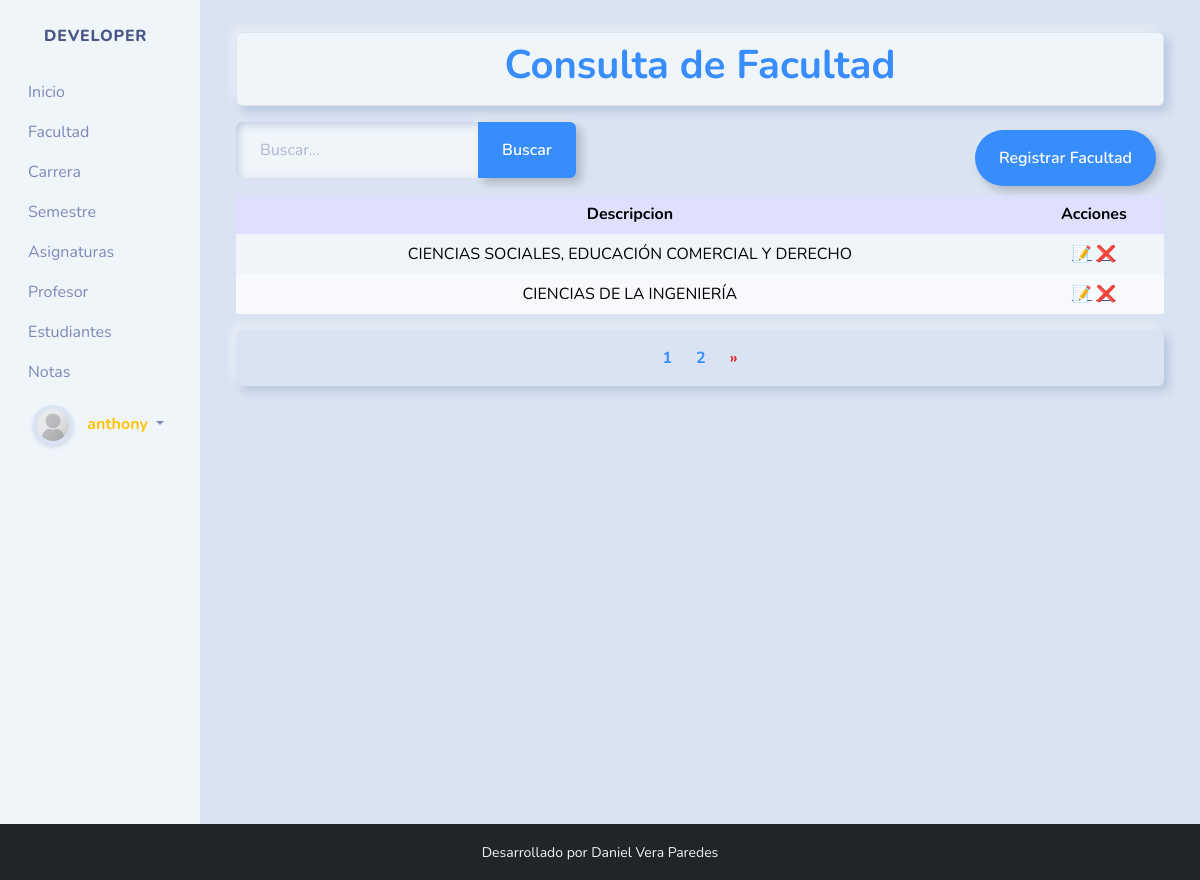
Page /facultades/ (signed in) on the committed database.
### notas/models.py (models this page shows, shortened)
class Facultad(models.Model):
    description = models.CharField('Descripcion', max_length=200)
    isactive = models.BooleanField('Estado', default=True)
    class Meta:
        verbose_name = ('Facultad')
        verbose_name_plural = ('Facultades')
        ordering = ['description']

### notas/views.py (the view)
# urls.py: path('facultades/', views.facultad,name="facultades"),
@login_required
def facultad(request):
    return model_list(request, Facultad, "Facultad", "facultades.html", ["description"])

### notas/views.py (called while the page is built)
@login_required
def model_list(request, model, title, template, fields):
    context, objects = None, None
    try:
        q = request.GET.get('q')
        filter_conditions = Q()
        if q:
            for field in fields:
                filter_conditions |= Q(**{f'{field}__icontains': q})
        objects = model.objects.filter(filter_conditions)
        paginator = Paginator(objects,2)
        pagina = request.GET.get('page', 1)
        paginated_objects = paginator.get_page(pagina)
        context = {
            'objects': paginated_objects,
            'title': f'Consulta de {title}',
            'paginator': paginator,
            'num_pages': paginator.num_pages,
        }
        return render(request, template, context)
    except Exception as e:
        return render(request, template, {'title': f'Consulta de {title}', 'error': f'Ha ocurrido un error en la consulta: {e}'})

### notas/templates/facultades.html (shortened to what this page needs)
{% extends "base.html" %}
{% load static %}
{% block content %}
<div class="container">
  <div class="py-2 mt-2 border border-1 shadow rounded text-center bg-light">
    <h1 class="fw-bold text-primary">{{ title }}</h1>
  </div>
  <div class="mt-3">
    <div class="mt-2 d-flex justify-content-between flex-wrap">
      <form action="" style="max-width: 450px;">
        <div class="input-group">
          <input type="text" class="form-control" placeholder="Buscar..." name="q" value="{{ request.GET.q }}" minlength="2">
          <button class="btn btn-outline-primary" data-bs-toggle="tooltip"
            data-bs-title="Escriba y haga clic en buscar">
            Buscar
          </button>
        </div>
      </form>
      <div class="m-2">
        <a href="{% url 'create_facultad' %}" class="btn btn-outline-primary " data-bs-toggle="tooltip"
          data-bs-title="Ingresar un nueva Facultad">
          Registrar Facultad
        </a>
      </div>
    </div>
  </div>
  <div class="table-responsive">
    <table class="table table-fluid">
      <thead class="text-center text-light table-info">
        <tr>
          <th>Descripcion</th>
          <th>Acciones</th>
        </tr>
      </thead>
      <tbody class="table-light">
        {% for facultad in objects %}
        <tr class="{% cycle 'table-default' 'table-secondary' %}">
          <td class="text-center">{{ facultad.description|upper }}</td>
          <td class="text-center">
            <a href="{% url 'update_facultad' facultad.id %}" data-bs-toggle="tooltip"
              data-bs-title="Editar la facultad">📝</a>
            <a href="{% url 'delete_facultad' facultad.id %}" data-bs-toggle="tooltip"
              data-bs-title="Eliminar la facultad">❌</a>
          </td>
        </tr>
        {% endfor %}
      </tbody>
    </table>
  </div>
  {% if paginator.num_pages > 1 %}
  <ul class="pagination">
    {% for page_num in paginator.page_range %}
    <li class="page-item text-danger fw-bold {% if page_num == objects.number %}active{% endif %}">
      <a class="page-link text-primary fw-bold" href="{% url 'facultades' %}?page={{ page_num }}">{{ page_num }}</a>
    </li>
    {% endfor %}
    {% if objects.has_next %}
    <li class="page-item">
      <a class="page-link text-danger fw-bold" href="{% url 'facultades' %}?page={{ objects.next_page_number }}">»</a>
    </li>
    {% endif %}
  </ul>
  {% endif %}
</div>
{% endblock content %}

### notas/templates/base.html (shortened to what this page needs)
<!DOCTYPE html>
<html lang="es">
<head>
  {% load static%}
  <link rel="stylesheet" href={% static 'css/bootstrap.min.css' %}>
  <link rel="stylesheet" href={% static 'css/estilos.css' %}>
  <link rel="stylesheet" href="https://cdn.jsdelivr.net/npm/bootstrap-icons@1.11.1/font/bootstrap-icons.css">
</head>
<body>
  <div class="container-fluid">
    <div class="row">
      <nav id="sidebar" class="col-md-3 col-lg-2 bg-light sidebar">
        <div id="sidebar-data" class="collapse d-md-block">
          <a class="sidebar-brand d-flex align-items-centerjustify-content-center" href={% url 'home' %}>
            <div class="sidebar-brand-text mx-3">Developer</div>
          <ul class="nav flex-column">
            <li class="nav-item">
              <a class="nav-link active" href={% url 'home' %}>Inicio
            </li>
            <li class="nav-item">
              <a class="nav-link" href={% url 'facultades' %}>Facultad</a>
            </li>
            <li class="nav-item">
              <a class="nav-link" href={% url 'carreras' %}>Carrera</a>
            </li>
            <li class="nav-item">
              <a class="nav-link" href={% url 'semestres' %}>Semestre</a>
            </li>
            <li class="nav-item">
              <a class="nav-link" href={% url 'asignaturas' %}>Asignaturas</a>
            </li>
            <li class="nav-item">
              <a class="nav-link" href={% url 'teachers' %}>Profesor</a>
            </li>
            <li class="nav-item">
              <a class="nav-link" href={% url 'students' %}>Estudiantes</a>
            </li>
            <li class="nav-item">
              <a class="nav-link" href={% url 'notas' %}>Notas</a>
            </li>
          </ul>
          <ul class="nav flex-column">
            {% if user.is_authenticated %}
            <li class="nav-item dropdown" id="profile-image-container">
              <a class="nav-link dropdown-toggle" href="#" id="profileDropdown" role="button" data-bs-toggle="dropdown"
                aria-haspopup="true" aria-expanded="false">
                <img id="profile-image" src="" alt="Imagen de perfil" class="img-thumbnail profile-image">
                <span class="text-warning username">{{ user.username }}</span>
              </a>
            </li>
            {% else %}
            <li class="nav-item"><a class="nav-link" href="{% url 'login' %}">Iniciar Sesión</a></li>
            {% endif %}
          </ul>
        </div>
      </nav>
      <main class="col-md-9 ms-sm-auto col-lg-10 px-md-4 mt-4" id="content-wrapper">
        {% block content %}
        {% endblock content %}
      </main>
    </div>
  </div>
</body>
<footer class="bg-dark text-light">
  <div class="container">
    <div class="row">
      <div class="col-md-12 text-center py-3">
        <small>Desarrollado por Daniel Vera Paredes</small>
      </div>
    </div>
  </div>
</footer>
</html>

### static/css/estilos.css (style rules this page uses)
#content-wrapper { min-height: 100vh; }
.sidebar .sidebar-brand { text-decoration: none; font-size: 1rem; font-weight: 800; padding: 1.5rem 1rem; text-align: center; text-transform: uppercase; letter-spacing: 0.05rem; z-index: 1; }
#profile-image-container { display: flex; align-items: center; padding: 5px; }
.profile-image { width: 40px; height: 40px; border-radius: 50%; margin-right: 10px; }
.username { font-weight: bold; }

### rows in the picture
Facultad: description "CIENCIAS SOCIALES, EDUCACIÓN COMERCIAL Y DERECHO"
Facultad: description "CIENCIAS DE LA INGENIERÍA"

### other values in the picture
{{ user.username }} "anthony"
{{ title }} "Consulta de Facultad"
{{ page_num }} "1" "2"
